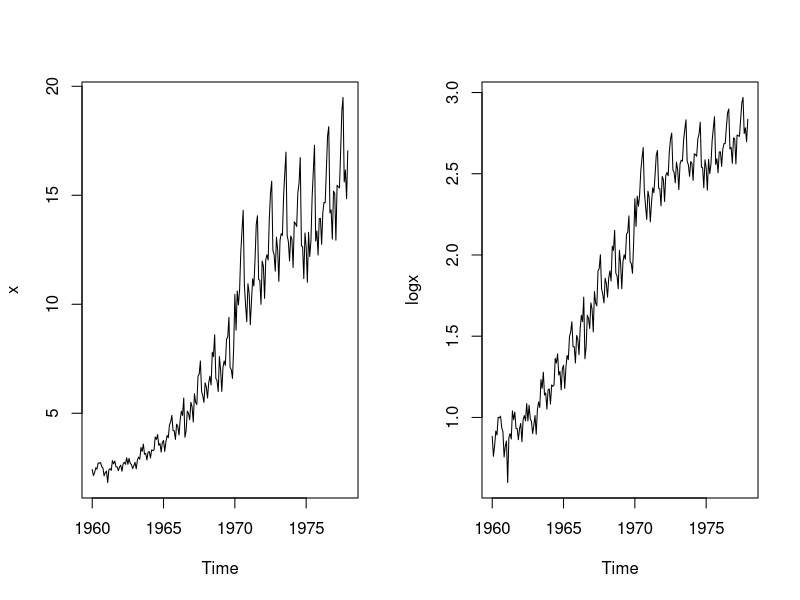
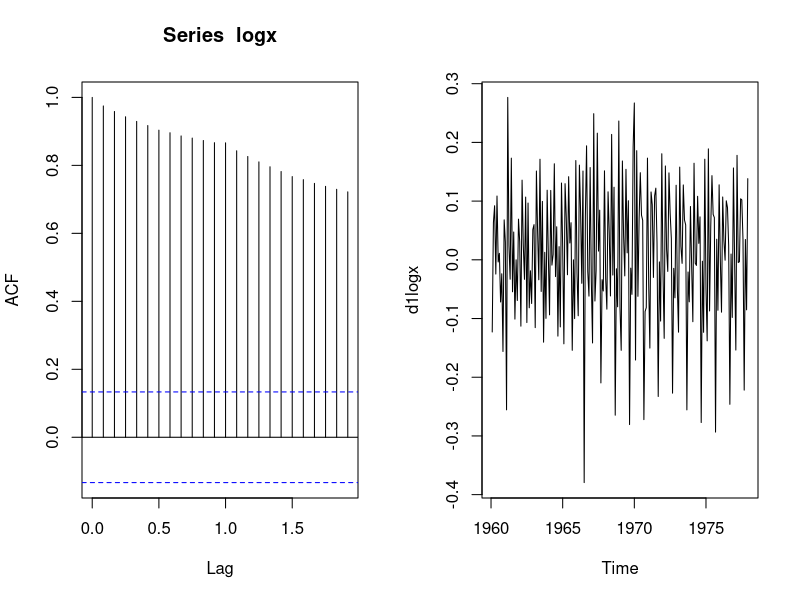
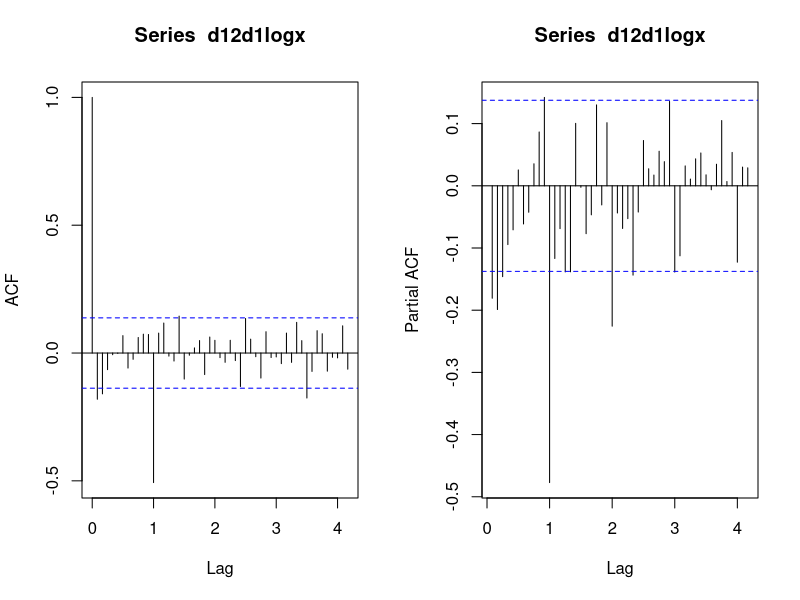

Reproduce these figures in R, in order.
x <- scan('airmiles.txt', skip=3) #read in the data 

x <- ts(x, start=c(1960, 1), frequency=12) #convert into time series 

par(mfrow=c(1,2)) 

plot(x) 

logx <- log(x) #take log 

plot(logx) 



acf(logx) 

d1logx <- diff(logx) 

plot(d1logx) 



d12d1logx <- diff(d1logx, lag=12) 

acf(d12d1logx, lag.max=50) 

pacf(d12d1logx, lag.max=50) 